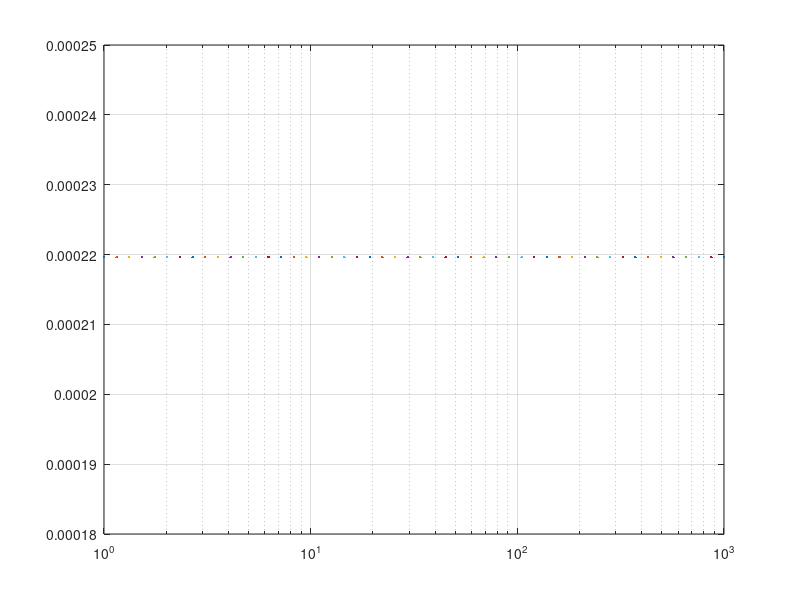

This chart was generated by the following MATLAB code:
% Daniel Sciortino
% ODU ECE 201
% MATLAB Assignment #3 Part 2 Graph D
% For some reason the equation wont print

format compact
clc

% Part D
t = logspace(0,3,50);
w = 20*log10(2000*t)/(sqrt(t.^(2)+10^2).*sqrt(t.^(2)+200^2));
semilogx(t,w)
grid on